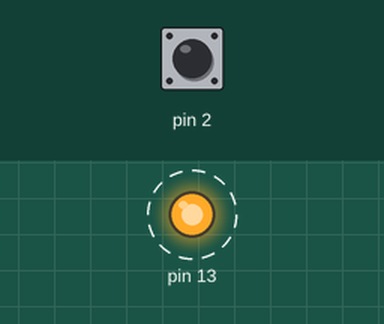
A sketch run on a simulated Arduino Uno, built with avr-gcc and run on an emulated ATmega328P. Shown: output pins drawn as LEDs (lit = HIGH). Dashed ring = blinking. The test bench sets the inputs (shaded band); at power-on: pin 2 HIGH.

Above: at 0.5 s.
Timing chart, 0 to 4.6 s (numbered marks = the images above):
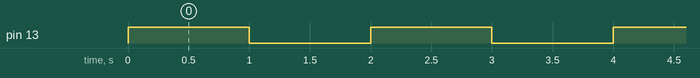

Measured:
- by itself, pin 13: alternates HIGH for 1.0 s and LOW for 1.0 s

The sketch:

InputTest.ino
```cpp
void setup() {
  pinMode(13,OUTPUT);
  pinMode(2,INPUT_PULLUP);
}

void loop() {
  // put your main code here, to run repeatedly:
  int val = digitalRead(2);
  if( val == HIGH){
  digitalWrite(13,HIGH);
  delay(1000);
  digitalWrite(13,LOW);
  delay(1000);

  }

}
```
